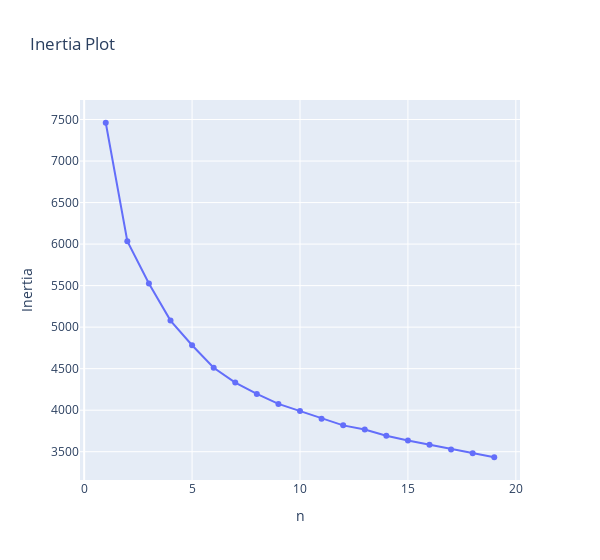

Notebook source saved alongside this figure:
### Markdown cell above
#### K-Means

### Code cell
n_range = np.arange(1, 20)
inertia = [
    KMeans(random_state=39, n_clusters=i).fit(df_drop_business).inertia_
    for i in n_range
]

fig = go.Figure(data=[go.Scatter(x=n_range, y=inertia)], layout={"width": 600})
fig.update_layout(title="Inertia Plot", xaxis_title="n", yaxis_title="Inertia")

fig.show()

## same elbow

### Figure 1 — Plotly figure (JSON) as saved in the notebook; plotly's stock layout.template omitted (floating-point values rounded to 4 significant figures)
{"data": [{"type": "scatter", "x": [1, 2, 3, 4, 5, 6, 7, 8, 9, 10, 11, 12, 13, 14, 15, 16, 17, 18, 19], "y": [7461.0, 6034.0, 5527.0, 5079.0, 4783.0, 4511.0, 4333.0, 4195.0, 4076.0, 3989.0, 3897.0, 3817.0, 3766.0, 3693.0, 3634.0, 3584.0, 3527.0, 3482.0, 3433.0]}], "layout": {"title": {"text": "Inertia Plot"}, "width": 600, "xaxis": {"title": {"text": "n"}}, "yaxis": {"title": {"text": "Inertia"}}}}
